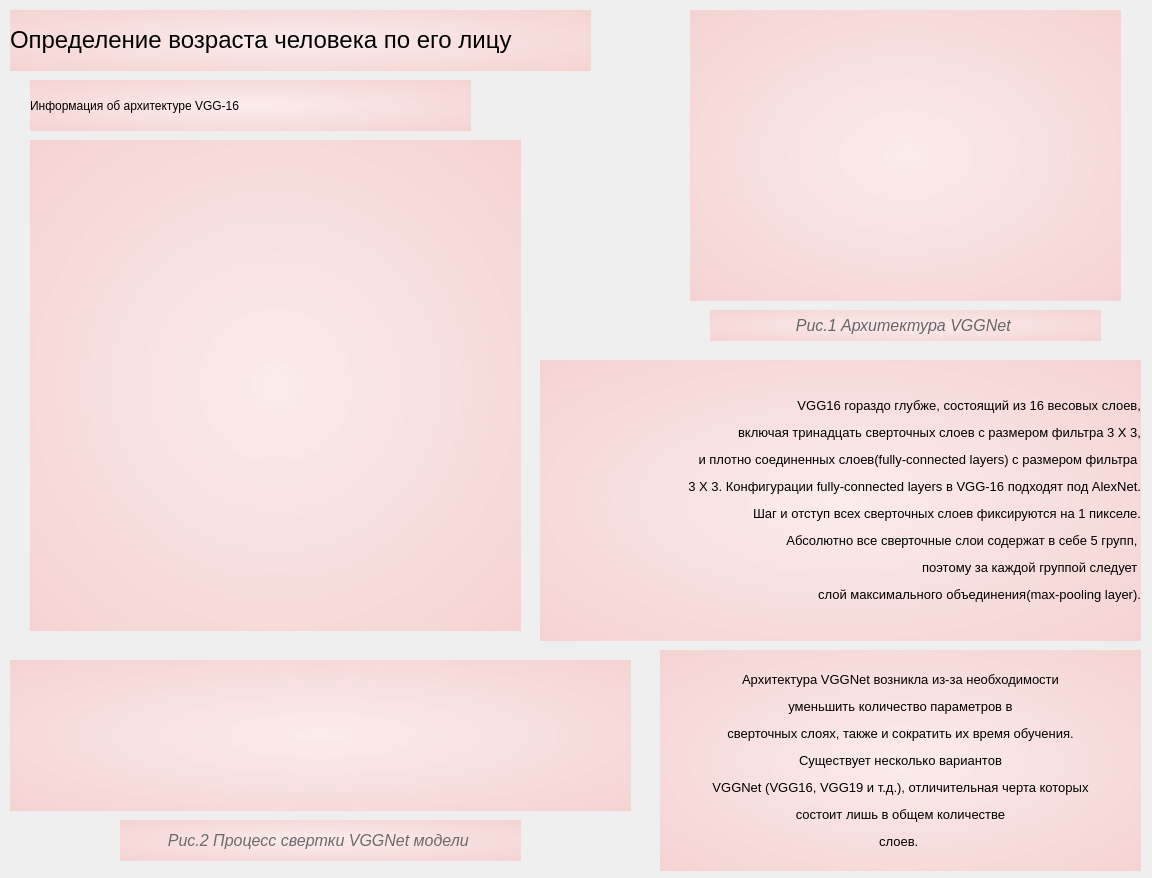
<?xml version="1.0" encoding="UTF-8"?>
<ui version="4.0">
 <class>Dialog</class>
 <widget class="QDialog" name="Dialog">
  <property name="geometry">
   <rect>
    <x>0</x>
    <y>0</y>
    <width>1152</width>
    <height>878</height>
   </rect>
  </property>
  <property name="windowTitle">
   <string>Dialog</string>
  </property>
  <property name="styleSheet">
   <string notr="true"/>
  </property>
  <widget class="QLabel" name="label">
   <property name="geometry">
    <rect>
     <x>10</x>
     <y>10</y>
     <width>581</width>
     <height>61</height>
    </rect>
   </property>
   <property name="styleSheet">
    <string notr="true">background-color: qradialgradient(spread:pad, cx:0.5, cy:0.5, radius:2, fx:0.5, fy:0.5, stop:0 rgba(255, 235, 235, 206), stop:0.44 rgba(252, 128, 128, 80), stop:0.512438 rgba(124, 112, 118, 156), stop:0.751244 rgba(255, 188, 188, 80), stop:0.756219 rgba(255, 162, 162, 80), stop:1 rgba(255, 255, 255, 0));
border-image: url(:/newPrefixObj/1612493406_211-p-serii-tsvet-na-belom-fone-243.jpg);
font: 16pt &quot;Calibri&quot;;</string>
   </property>
   <property name="text">
    <string>&lt;html&gt;&lt;head/&gt;&lt;body&gt;&lt;p&gt;&lt;span style=&quot; font-size:18pt;&quot;&gt;Определение возраста человека по его лицу&lt;/span&gt;&lt;/p&gt;&lt;/body&gt;&lt;/html&gt;</string>
   </property>
  </widget>
  <widget class="QLabel" name="label_2">
   <property name="geometry">
    <rect>
     <x>30</x>
     <y>80</y>
     <width>441</width>
     <height>51</height>
    </rect>
   </property>
   <property name="styleSheet">
    <string notr="true">background-color: qradialgradient(spread:pad, cx:0.5, cy:0.5, radius:2, fx:0.5, fy:0.5, stop:0 rgba(255, 235, 235, 206), stop:0.44 rgba(252, 128, 128, 80), stop:0.512438 rgba(124, 112, 118, 156), stop:0.751244 rgba(255, 188, 188, 80), stop:0.756219 rgba(255, 162, 162, 80), stop:1 rgba(255, 255, 255, 0));
border-image: url(:/newPrefixObj/1612493406_211-p-serii-tsvet-na-belom-fone-243.jpg);
font: 16pt &quot;Calibri&quot;;</string>
   </property>
   <property name="text">
    <string>Информация об архитектуре VGG-16</string>
   </property>
  </widget>
  <widget class="QLabel" name="table">
   <property name="geometry">
    <rect>
     <x>30</x>
     <y>140</y>
     <width>491</width>
     <height>491</height>
    </rect>
   </property>
   <property name="styleSheet">
    <string notr="true">background-color: qradialgradient(spread:pad, cx:0.5, cy:0.5, radius:2, fx:0.5, fy:0.5, stop:0 rgba(255, 235, 235, 206), stop:0.44 rgba(252, 128, 128, 80), stop:0.512438 rgba(124, 112, 118, 156), stop:0.751244 rgba(255, 188, 188, 80), stop:0.756219 rgba(255, 162, 162, 80), stop:1 rgba(255, 255, 255, 0));
border-image: url(:/imageVGG/vgg16_3.jpg);
</string>
   </property>
   <property name="text">
    <string/>
   </property>
  </widget>
  <widget class="QLabel" name="model">
   <property name="geometry">
    <rect>
     <x>10</x>
     <y>660</y>
     <width>621</width>
     <height>151</height>
    </rect>
   </property>
   <property name="styleSheet">
    <string notr="true">background-color: qradialgradient(spread:pad, cx:0.5, cy:0.5, radius:2, fx:0.5, fy:0.5, stop:0 rgba(255, 235, 235, 206), stop:0.44 rgba(252, 128, 128, 80), stop:0.512438 rgba(124, 112, 118, 156), stop:0.751244 rgba(255, 188, 188, 80), stop:0.756219 rgba(255, 162, 162, 80), stop:1 rgba(255, 255, 255, 0));
border-image: url(:/imageVGG/vgg16.png);
</string>
   </property>
   <property name="text">
    <string/>
   </property>
  </widget>
  <widget class="QLabel" name="architecture">
   <property name="geometry">
    <rect>
     <x>690</x>
     <y>10</y>
     <width>431</width>
     <height>291</height>
    </rect>
   </property>
   <property name="styleSheet">
    <string notr="true">background-color: qradialgradient(spread:pad, cx:0.5, cy:0.5, radius:2, fx:0.5, fy:0.5, stop:0 rgba(255, 235, 235, 206), stop:0.44 rgba(252, 128, 128, 80), stop:0.512438 rgba(124, 112, 118, 156), stop:0.751244 rgba(255, 188, 188, 80), stop:0.756219 rgba(255, 162, 162, 80), stop:1 rgba(255, 255, 255, 0));
border-image: url(:/imageVGG/vgg16_2.png);
</string>
   </property>
   <property name="text">
    <string/>
   </property>
  </widget>
  <widget class="QLabel" name="label_6">
   <property name="geometry">
    <rect>
     <x>540</x>
     <y>360</y>
     <width>601</width>
     <height>281</height>
    </rect>
   </property>
   <property name="styleSheet">
    <string notr="true">background-color: qradialgradient(spread:pad, cx:0.5, cy:0.5, radius:2, fx:0.5, fy:0.5, stop:0 rgba(255, 235, 235, 206), stop:0.44 rgba(252, 128, 128, 80), stop:0.512438 rgba(124, 112, 118, 156), stop:0.751244 rgba(255, 188, 188, 80), stop:0.756219 rgba(255, 162, 162, 80), stop:1 rgba(255, 255, 255, 0));
border-image: url(:/imageVGG/vgg160.png);
</string>
   </property>
   <property name="text">
    <string>&lt;html&gt;&lt;head/&gt;&lt;body&gt;&lt;p align=&quot;right&quot;&gt;&lt;span style=&quot; font-size:10pt;&quot;&gt;VGG16 гораздо глубже, состоящий из 16 весовых слоев,&lt;/span&gt;&lt;/p&gt;&lt;p align=&quot;right&quot;&gt;&lt;span style=&quot; font-size:10pt;&quot;&gt;включая тринадцать сверточных слоев с размером фильтра 3 X 3,&lt;/span&gt;&lt;/p&gt;&lt;p align=&quot;right&quot;&gt;&lt;span style=&quot; font-size:10pt;&quot;&gt;и плотно соединенных слоев(fully-connected layers) с размером фильтра &lt;/span&gt;&lt;/p&gt;&lt;p align=&quot;right&quot;&gt;&lt;span style=&quot; font-size:10pt;&quot;&gt;3 X 3. Конфигурации fully-connected layers в VGG-16 подходят под AlexNet.&lt;/span&gt;&lt;/p&gt;&lt;p align=&quot;right&quot;&gt;&lt;span style=&quot; font-size:10pt;&quot;&gt;Шаг и отступ всех сверточных слоев фиксируются на 1 пикселе.&lt;/span&gt;&lt;/p&gt;&lt;p align=&quot;right&quot;&gt;&lt;span style=&quot; font-size:10pt;&quot;&gt;Абсолютно все сверточные слои содержат в себе 5 групп, &lt;/span&gt;&lt;/p&gt;&lt;p align=&quot;right&quot;&gt;&lt;span style=&quot; font-size:10pt;&quot;&gt;поэтому за каждой группой следует &lt;/span&gt;&lt;/p&gt;&lt;p align=&quot;right&quot;&gt;&lt;span style=&quot; font-size:10pt;&quot;&gt;слой максимального объединения(max-pooling layer).&lt;/span&gt;&lt;/p&gt;&lt;/body&gt;&lt;/html&gt;</string>
   </property>
  </widget>
  <widget class="QLabel" name="label_7">
   <property name="geometry">
    <rect>
     <x>660</x>
     <y>650</y>
     <width>481</width>
     <height>221</height>
    </rect>
   </property>
   <property name="styleSheet">
    <string notr="true">background-color: qradialgradient(spread:pad, cx:0.5, cy:0.5, radius:2, fx:0.5, fy:0.5, stop:0 rgba(255, 235, 235, 206), stop:0.44 rgba(252, 128, 128, 80), stop:0.512438 rgba(124, 112, 118, 156), stop:0.751244 rgba(255, 188, 188, 80), stop:0.756219 rgba(255, 162, 162, 80), stop:1 rgba(255, 255, 255, 0));
border-image: url(:/imageVGG/vgg160.png);
</string>
   </property>
   <property name="text">
    <string>&lt;html&gt;&lt;head/&gt;&lt;body&gt;&lt;p align=&quot;center&quot;&gt;&lt;span style=&quot; font-size:10pt;&quot;&gt;Архитектура VGGNet возникла из-за необходимости&lt;/span&gt;&lt;/p&gt;&lt;p align=&quot;center&quot;&gt;&lt;span style=&quot; font-size:10pt;&quot;&gt;уменьшить количество параметров в&lt;/span&gt;&lt;/p&gt;&lt;p align=&quot;center&quot;&gt;&lt;span style=&quot; font-size:10pt;&quot;&gt;сверточных слоях, также и сократить их время обучения.&lt;/span&gt;&lt;/p&gt;&lt;p align=&quot;center&quot;&gt;&lt;span style=&quot; font-size:10pt;&quot;&gt;Существует несколько вариантов&lt;/span&gt;&lt;/p&gt;&lt;p align=&quot;center&quot;&gt;&lt;span style=&quot; font-size:10pt;&quot;&gt;VGGNet (VGG16, VGG19 и т.д.), отличительная черта которых&lt;/span&gt;&lt;/p&gt;&lt;p align=&quot;center&quot;&gt;&lt;span style=&quot; font-size:10pt;&quot;&gt;состоит лишь в общем количестве&lt;/span&gt;&lt;/p&gt;&lt;p align=&quot;center&quot;&gt;&lt;span style=&quot; font-size:10pt;&quot;&gt;слоев. &lt;/span&gt;&lt;/p&gt;&lt;/body&gt;&lt;/html&gt;</string>
   </property>
  </widget>
  <widget class="QLabel" name="label_8">
   <property name="geometry">
    <rect>
     <x>120</x>
     <y>820</y>
     <width>401</width>
     <height>41</height>
    </rect>
   </property>
   <property name="styleSheet">
    <string notr="true">background-color: qradialgradient(spread:pad, cx:0.5, cy:0.5, radius:2, fx:0.5, fy:0.5, stop:0 rgba(255, 235, 235, 206), stop:0.44 rgba(252, 128, 128, 80), stop:0.512438 rgba(124, 112, 118, 156), stop:0.751244 rgba(255, 188, 188, 80), stop:0.756219 rgba(255, 162, 162, 80), stop:1 rgba(255, 255, 255, 0));
border-image: url(:/imageVGG/vgg160.png);
</string>
   </property>
   <property name="text">
    <string>&lt;html&gt;&lt;head/&gt;&lt;body&gt;&lt;p align=&quot;center&quot;&gt;&lt;span style=&quot; font-size:12pt; font-style:italic; color:#6b6b6b;&quot;&gt;Рис.2 Процесс свертки VGGNet модели &lt;/span&gt;&lt;/p&gt;&lt;/body&gt;&lt;/html&gt;</string>
   </property>
  </widget>
  <widget class="QLabel" name="label_9">
   <property name="geometry">
    <rect>
     <x>710</x>
     <y>310</y>
     <width>391</width>
     <height>31</height>
    </rect>
   </property>
   <property name="styleSheet">
    <string notr="true">background-color: qradialgradient(spread:pad, cx:0.5, cy:0.5, radius:2, fx:0.5, fy:0.5, stop:0 rgba(255, 235, 235, 206), stop:0.44 rgba(252, 128, 128, 80), stop:0.512438 rgba(124, 112, 118, 156), stop:0.751244 rgba(255, 188, 188, 80), stop:0.756219 rgba(255, 162, 162, 80), stop:1 rgba(255, 255, 255, 0));
border-image: url(:/imageVGG/vgg160.png);
</string>
   </property>
   <property name="text">
    <string>&lt;html&gt;&lt;head/&gt;&lt;body&gt;&lt;p align=&quot;center&quot;&gt;&lt;span style=&quot; font-size:12pt; font-style:italic; color:#666666;&quot;&gt;Рис.1 Архитектура VGGNet &lt;/span&gt;&lt;/p&gt;&lt;/body&gt;&lt;/html&gt;</string>
   </property>
  </widget>
 </widget>
 <resources>
  <include location="diplom.qrc"/>
 </resources>
 <connections/>
</ui>
